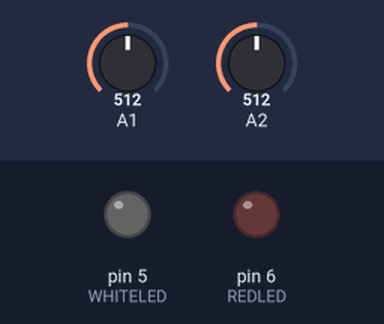
This sketch was run on a simulated Arduino Uno, built with avr-gcc and run on an emulated ATmega328P. Shown: output pins drawn as LEDs (lit = HIGH). The inputs (shaded band) are chosen by the test bench; at power-on: A1 = 512, A2 = 512.

Above: at 1.2 s.
1.3 s: A1 set to 104
2.8 s: A1 set to 89
At 3.5 s:
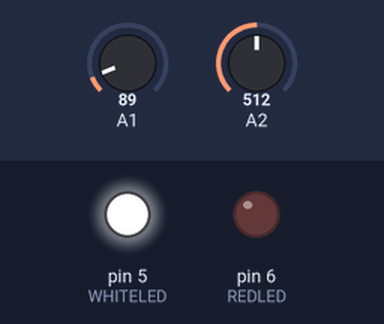
4.3 s: A2 set to 90
At 4.7 s:
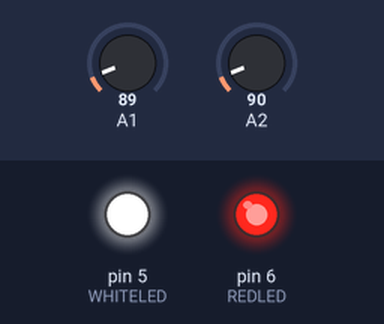
5.8 s: A1 set to 110
At 7.0 s:
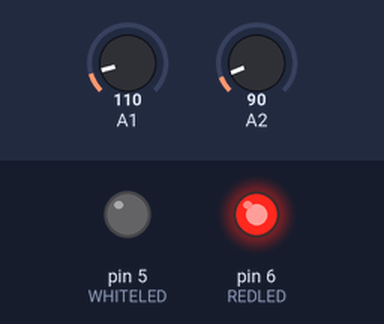
7.3 s: A1 set to 90
At 8.1 s:
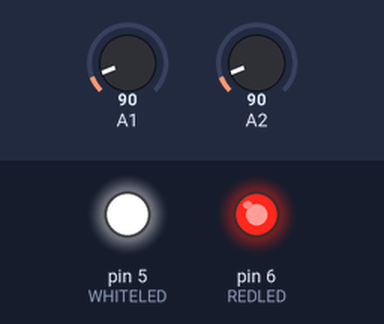
8.8 s: A1 set to 122
At 9.3 s:
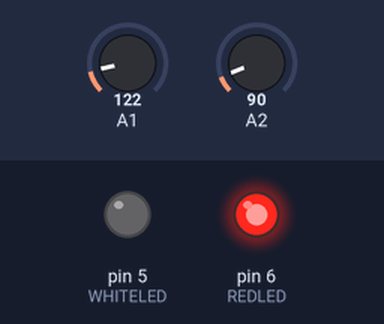
Timing chart, 0 to 11.3 s (numbered marks = the images above; inputs shaded):
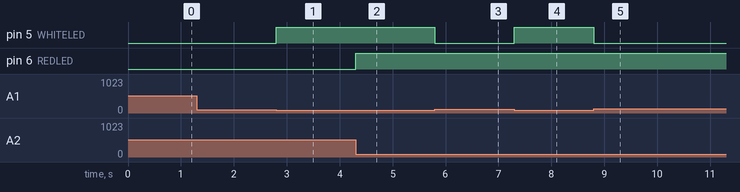

Measured:
- the behaviour switches between 100 and 99 on A1 (found by bisection; images 0 and 1)
- after the input at 1.3 s, every drawn part: stays the same
- after the input at 2.8 s, pin 5 (WHITELED): LOW → HIGH at once
- after the input at 4.3 s, pin 6 (REDLED): LOW → HIGH at once
- after the input at 5.8 s, pin 5 (WHITELED): HIGH → LOW at once
- after the input at 7.3 s, pin 5 (WHITELED): LOW → HIGH at once
- after the input at 8.8 s, pin 5 (WHITELED): HIGH → LOW at once

The sketch:

Pinewood_Derby_Sound_Output.ino
```cpp
#define BLUELED 1  // the input pin for blue led from thunderboard (controls headlights)
#define GREENLED 2 // the input pin for green led from thunderboard (controls taillights)
#define WHITELED 5 // the output pin for the white leds (headlights)
#define REDLED 6   // the output pin for the red leds (taillights)


int voltstate_b = 0; // variable to store voltage from blue led
int voltstate_g = 0; // variable to store voltage from green led


void setup()
  {
    pinMode(REDLED, OUTPUT);   // define inputs and outputs
    pinMode(WHITELED, OUTPUT);
    pinMode(BLUELED, INPUT);
    pinMode(GREENLED, INPUT);
}

void loop(){
  voltstate_b = analogRead(1); // read input value from blue led and store as int (0-1023)
  voltstate_g = analogRead(2); // read input voltage from green led and store as int (0-1023)


  if ((voltstate_b < 100) && (voltstate_g < 100))//both ON
  {
    digitalWrite(WHITELED, HIGH); //turn headlights ON
    digitalWrite(REDLED, HIGH); //turn taillights ON

  }
  else if ((voltstate_b < 100) && (voltstate_g > 100)) //blue ON green OFF
  {
    digitalWrite(WHITELED, HIGH);
    digitalWrite(REDLED, LOW);
  }
  else if ((voltstate_b > 100) && (voltstate_g < 100)) //blue OFF green ON
  {
    digitalWrite(WHITELED, LOW);
    digitalWrite(REDLED, HIGH);
  }
  else //both OFF
  {
    digitalWrite(WHITELED, LOW);
    digitalWrite(REDLED, LOW);
  }
}
```
